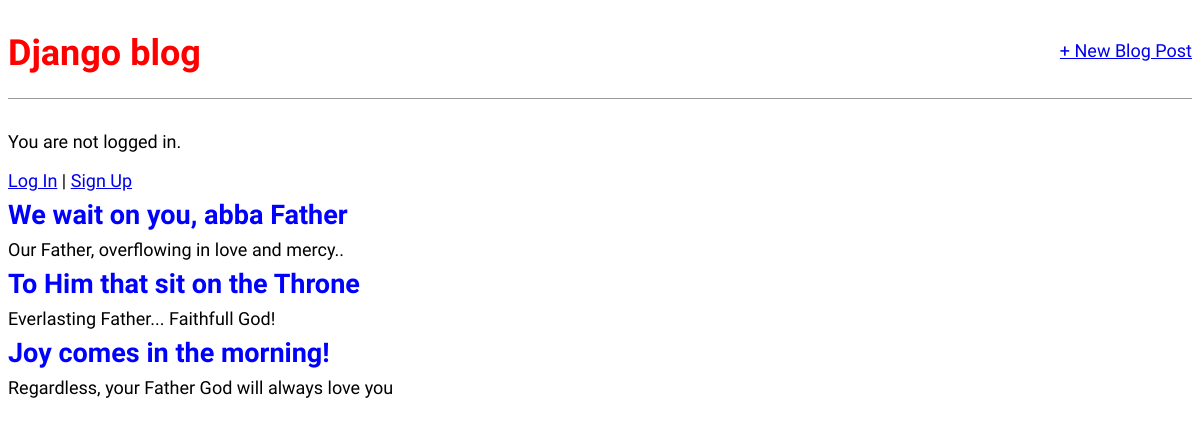
The app's page /, older data.
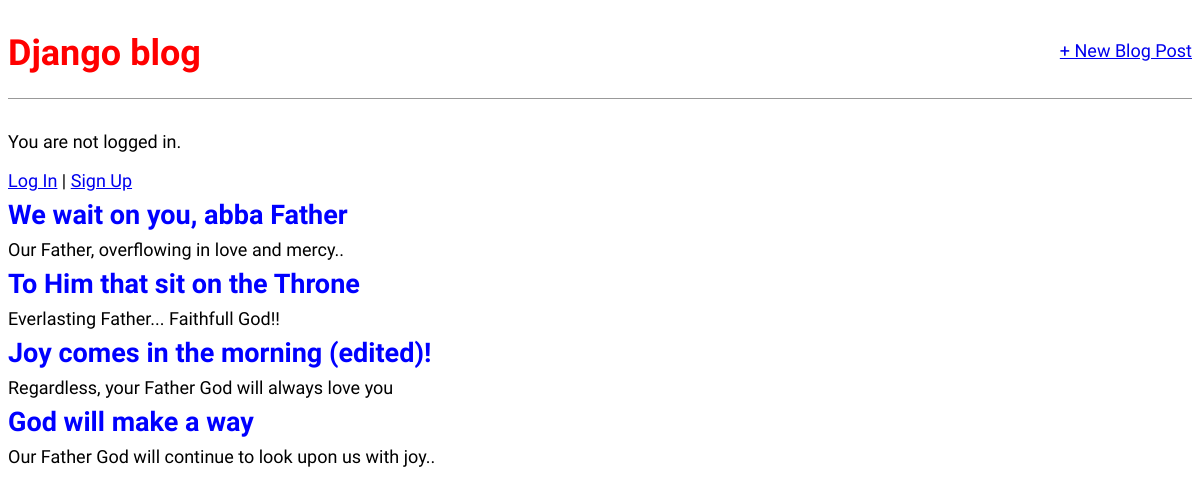
The same page, newer data.
### blog/models.py (models this page shows, shortened)
class Post(models.Model):
    title = models.CharField(max_length=200)
    author = models.ForeignKey(
        'auth.User',
        on_delete=models.CASCADE,
    )
    body = models.TextField()

### blog/views.py (the view)
# urls.py: path("", BlogListView.as_view(), name='home'),
class BlogListView(ListView):
    model = Post
    template_name = 'home.html'

### templates/home.html (shortened to what this page needs)
<!DOCTYPE html>
<html lang="en">
<head>
    {% extends 'base.html' %}
    {% block content %}
    {% for post in post_list %}
        <div class="post-entry">
            <h2><a href="{% url 'post_detail' post.pk %}">{{ post.title }} </a> </h2>
            <p>{{ post.body }}</p>
        </div>
    {% endfor %}
    {% endblock content %}

### templates/base.html (shortened to what this page needs)
<!DOCTYPE html>
<html lang="en">
{% load static %}
<head>
    <link rel="stylesheet" href="{% static 'css/base.css' %}">
</head>
<body>
   <div>
        <header>
            <div class="nav-left">
                <h1><a href="{% url 'home' %}">Django blog</a> </h1>
            </div>
            <div class="nav-right">
                <a href="{% url 'post_new' %}">+ New Blog Post</a>
            </div>
        </header>
        {% if user.is_authenticated %}
           <p>Hi {{ user.username }}! </p>
           <p><a href="{% url 'logout' %}">Log out</a></p>
        {% else %}
           <p>You are not logged in.</p>
           <a href="{% url 'login' %}">Log In</a> |
           <a href="{% url 'signup' %}">Sign Up</a>
        {% endif %}
   {% block content %}
   {% endblock content %}
   </div>
</body>
</html>

### static/css/base.css (style rules this page uses)
body { font-family: 'Source Sans Pro', sans-serif; font-size: 18px; }
header { border-bottom: 1px solid #999; margin-bottom: 2rem; display: flex; }
header h1 a { color: red; text-decoration: none; }
.nav-left { margin-right: auto; }
.nav-right { display: flex; padding-top: 2rem; }
.post-entry h2 { margin-bottom: 2rem; }
.post-entry h2 { margin: 0.5rem 0; }
.post-entry h2 a, .post-entry h2 a:visited { color: blue; text-decoration: none; }
.post-entry p { margin: 0; font-weight: 400; }

Row changes from the older to the newer data that the page shows:
changed Post "To Him that sit on the Throne": body "Everlasting Father... Faithfull God!" → "Everlasting Father... Faithfull God!!"
changed Post "Regardless, your Father God will always love you": title "Joy comes in the morning!" → "Joy comes in the morning (edited)!"
added Post: title "God will make a way", body "Our Father God will continue to look upon us with joy.."
